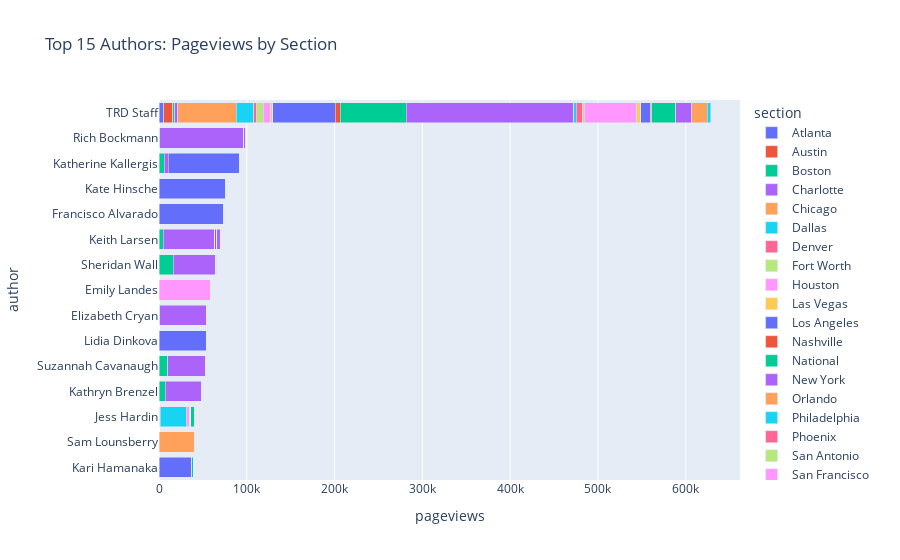

Notebook code cell kept with this figure:
### Code cell
import pandas as pd
import plotly.express as px

# 1) compute total per author
totals = df_filtered.groupby("author")["pageviews"].sum().nlargest(15).index

# 2) filter & pivot
df_top = df_filtered[df_filtered.author.isin(totals)]
pivot = df_top.pivot_table(
    index="author",
    columns="section",
    values="pageviews",
    aggfunc="sum",
    fill_value=0
).reset_index()

# 3) melt back for plotting
melt = pivot.melt(id_vars="author", var_name="section", value_name="pageviews")

fig = px.bar(
    melt,
    x="pageviews",
    y="author",
    color="section",
    orientation="h",
    title="Top 15 Authors: Pageviews by Section",
    hover_data=["pageviews"]
)
fig.update_layout(barmode="stack", yaxis={"categoryorder":"total ascending"})
fig.show()

### Figure 1 — Plotly figure (JSON) as saved in the notebook; plotly's stock layout.template omitted (floating-point values rounded to 4 significant figures)
{"data": [{"hovertemplate": "section=Atlanta<br>pageviews=%{x}<br>author=%{y}<extra></extra>", "legendgroup": "Atlanta", "marker": {"color": "#636efa", "pattern": {"shape": ""}}, "name": "Atlanta", "orientation": "h", "showlegend": true, "textposition": "auto", "type": "bar", "x": [0, 0, 0, 39, 0, 0, 0, 0, 0, 0, 0, 0, 0, 0, 5129], "xaxis": "x", "y": ["Elizabeth Cryan", "Emily Landes", "Francisco Alvarado", "Jess Hardin", "Kari Hamanaka", "Kate Hinsche", "Katherine Kallergis", "Kathryn Brenzel", "Keith Larsen", "Lidia Dinkova", "Rich Bockmann", "Sam Lounsberry", "Sheridan Wall", "Suzannah Cavanaugh", "TRD Staff"], "yaxis": "y"}, {"hovertemplate": "section=Austin<br>pageviews=%{x}<br>author=%{y}<extra></extra>", "legendgroup": "Austin", "marker": {"color": "#EF553B", "pattern": {"shape": ""}}, "name": "Austin", "orientation": "h", "showlegend": true, "textposition": "auto", "type": "bar", "x": [0, 3, 0, 968, 0, 0, 0, 0, 7, 0, 0, 0, 0, 0, 10367], "xaxis": "x", "y": ["Elizabeth Cryan", "Emily Landes", "Francisco Alvarado", "Jess Hardin", "Kari Hamanaka", "Kate Hinsche", "Katherine Kallergis", "Kathryn Brenzel", "Keith Larsen", "Lidia Dinkova", "Rich Bockmann", "Sam Lounsberry", "Sheridan Wall", "Suzannah Cavanaugh", "TRD Staff"], "yaxis": "y"}, {"hovertemplate": "section=Boston<br>pageviews=%{x}<br>author=%{y}<extra></extra>", "legendgroup": "Boston", "marker": {"color": "#00cc96", "pattern": {"shape": ""}}, "name": "Boston", "orientation": "h", "showlegend": true, "textposition": "auto", "type": "bar", "x": [0, 0, 0, 0, 0, 0, 0, 0, 0, 0, 0, 0, 0, 0, 2612], "xaxis": "x", "y": ["Elizabeth Cryan", "Emily Landes", "Francisco Alvarado", "Jess Hardin", "Kari Hamanaka", "Kate Hinsche", "Katherine Kallergis", "Kathryn Brenzel", "Keith Larsen", "Lidia Dinkova", "Rich Bockmann", "Sam Lounsberry", "Sheridan Wall", "Suzannah Cavanaugh", "TRD Staff"], "yaxis": "y"}, {"hovertemplate": "section=Charlotte<br>pageviews=%{x}<br>author=%{y}<extra></extra>", "legendgroup": "Charlotte", "marker": {"color": "#ab63fa", "pattern": {"shape": ""}}, "name": "Charlotte", "orientation": "h", "showlegend": true, "textposition": "auto", "type": "bar", "x": [0, 0, 0, 0, 0, 0, 0, 0, 0, 0, 0, 0, 0, 0, 3233], "xaxis": "x", "y": ["Elizabeth Cryan", "Emily Landes", "Francisco Alvarado", "Jess Hardin", "Kari Hamanaka", "Kate Hinsche", "Katherine Kallergis", "Kathryn Brenzel", "Keith Larsen", "Lidia Dinkova", "Rich Bockmann", "Sam Lounsberry", "Sheridan Wall", "Suzannah Cavanaugh", "TRD Staff"], "yaxis": "y"}, {"hovertemplate": "section=Chicago<br>pageviews=%{x}<br>author=%{y}<extra></extra>", "legendgroup": "Chicago", "marker": {"color": "#FFA15A", "pattern": {"shape": ""}}, "name": "Chicago", "orientation": "h", "showlegend": true, "textposition": "auto", "type": "bar", "x": [0, 0, 0, 297, 0, 0, 0, 0, 17, 0, 0, 39897, 0, 10, 66915], "xaxis": "x", "y": ["Elizabeth Cryan", "Emily Landes", "Francisco Alvarado", "Jess Hardin", "Kari Hamanaka", "Kate Hinsche", "Katherine Kallergis", "Kathryn Brenzel", "Keith Larsen", "Lidia Dinkova", "Rich Bockmann", "Sam Lounsberry", "Sheridan Wall", "Suzannah Cavanaugh", "TRD Staff"], "yaxis": "y"}, {"hovertemplate": "section=Dallas<br>pageviews=%{x}<br>author=%{y}<extra></extra>", "legendgroup": "Dallas", "marker": {"color": "#19d3f3", "pattern": {"shape": ""}}, "name": "Dallas", "orientation": "h", "showlegend": true, "textposition": "auto", "type": "bar", "x": [0, 0, 0, 29590, 0, 0, 0, 0, 0, 0, 0, 0, 0, 0, 19676], "xaxis": "x", "y": ["Elizabeth Cryan", "Emily Landes", "Francisco Alvarado", "Jess Hardin", "Kari Hamanaka", "Kate Hinsche", "Katherine Kallergis", "Kathryn Brenzel", "Keith Larsen", "Lidia Dinkova", "Rich Bockmann", "Sam Lounsberry", "Sheridan Wall", "Suzannah Cavanaugh", "TRD Staff"], "yaxis": "y"}, {"hovertemplate": "section=Denver<br>pageviews=%{x}<br>author=%{y}<extra></extra>", "legendgroup": "Denver", "marker": {"color": "#FF6692", "pattern": {"shape": ""}}, "name": "Denver", "orientation": "h", "showlegend": true, "textposition": "auto", "type": "bar", "x": [0, 0, 0, 0, 0, 0, 0, 0, 0, 0, 0, 0, 0, 0, 3578], "xaxis": "x", "y": ["Elizabeth Cryan", "Emily Landes", "Francisco Alvarado", "Jess Hardin", "Kari Hamanaka", "Kate Hinsche", "Katherine Kallergis", "Kathryn Brenzel", "Keith Larsen", "Lidia Dinkova", "Rich Bockmann", "Sam Lounsberry", "Sheridan Wall", "Suzannah Cavanaugh", "TRD Staff"], "yaxis": "y"}, {"hovertemplate": "section=Fort Worth<br>pageviews=%{x}<br>author=%{y}<extra></extra>", "legendgroup": "Fort Worth", "marker": {"color": "#B6E880", "pattern": {"shape": ""}}, "name": "Fort Worth", "orientation": "h", "showlegend": true, "textposition": "auto", "type": "bar", "x": [0, 0, 0, 257, 0, 0, 0, 0, 0, 0, 0, 0, 0, 0, 7352], "xaxis": "x", "y": ["Elizabeth Cryan", "Emily Landes", "Francisco Alvarado", "Jess Hardin", "Kari Hamanaka", "Kate Hinsche", "Katherine Kallergis", "Kathryn Brenzel", "Keith Larsen", "Lidia Dinkova", "Rich Bockmann", "Sam Lounsberry", "Sheridan Wall", "Suzannah Cavanaugh", "TRD Staff"], "yaxis": "y"}, {"hovertemplate": "section=Houston<br>pageviews=%{x}<br>author=%{y}<extra></extra>", "legendgroup": "Houston", "marker": {"color": "#FF97FF", "pattern": {"shape": ""}}, "name": "Houston", "orientation": "h", "showlegend": true, "textposition": "auto", "type": "bar", "x": [0, 0, 0, 3646, 0, 0, 0, 0, 0, 0, 0, 0, 0, 65, 8683], "xaxis": "x", "y": ["Elizabeth Cryan", "Emily Landes", "Francisco Alvarado", "Jess Hardin", "Kari Hamanaka", "Kate Hinsche", "Katherine Kallergis", "Kathryn Brenzel", "Keith Larsen", "Lidia Dinkova", "Rich Bockmann", "Sam Lounsberry", "Sheridan Wall", "Suzannah Cavanaugh", "TRD Staff"], "yaxis": "y"}, {"hovertemplate": "section=Las Vegas<br>pageviews=%{x}<br>author=%{y}<extra></extra>", "legendgroup": "Las Vegas", "marker": {"color": "#FECB52", "pattern": {"shape": ""}}, "name": "Las Vegas", "orientation": "h", "showlegend": true, "textposition": "auto", "type": "bar", "x": [0, 0, 0, 0, 0, 0, 0, 0, 0, 0, 0, 0, 0, 0, 2080], "xaxis": "x", "y": ["Elizabeth Cryan", "Emily Landes", "Francisco Alvarado", "Jess Hardin", "Kari Hamanaka", "Kate Hinsche", "Katherine Kallergis", "Kathryn Brenzel", "Keith Larsen", "Lidia Dinkova", "Rich Bockmann", "Sam Lounsberry", "Sheridan Wall", "Suzannah Cavanaugh", "TRD Staff"], "yaxis": "y"}, {"hovertemplate": "section=Los Angeles<br>pageviews=%{x}<br>author=%{y}<extra></extra>", "legendgroup": "Los Angeles", "marker": {"color": "#636efa", "pattern": {"shape": ""}}, "name": "Los Angeles", "orientation": "h", "showlegend": true, "textposition": "auto", "type": "bar", "x": [0, 10, 73, 0, 37221, 0, 0, 0, 250, 0, 63, 54, 0, 316, 71137], "xaxis": "x", "y": ["Elizabeth Cryan", "Emily Landes", "Francisco Alvarado", "Jess Hardin", "Kari Hamanaka", "Kate Hinsche", "Katherine Kallergis", "Kathryn Brenzel", "Keith Larsen", "Lidia Dinkova", "Rich Bockmann", "Sam Lounsberry", "Sheridan Wall", "Suzannah Cavanaugh", "TRD Staff"], "yaxis": "y"}, {"hovertemplate": "section=Nashville<br>pageviews=%{x}<br>author=%{y}<extra></extra>", "legendgroup": "Nashville", "marker": {"color": "#EF553B", "pattern": {"shape": ""}}, "name": "Nashville", "orientation": "h", "showlegend": true, "textposition": "auto", "type": "bar", "x": [0, 0, 0, 0, 0, 0, 0, 0, 0, 0, 0, 0, 0, 0, 5694], "xaxis": "x", "y": ["Elizabeth Cryan", "Emily Landes", "Francisco Alvarado", "Jess Hardin", "Kari Hamanaka", "Kate Hinsche", "Katherine Kallergis", "Kathryn Brenzel", "Keith Larsen", "Lidia Dinkova", "Rich Bockmann", "Sam Lounsberry", "Sheridan Wall", "Suzannah Cavanaugh", "TRD Staff"], "yaxis": "y"}, {"hovertemplate": "section=National<br>pageviews=%{x}<br>author=%{y}<extra></extra>", "legendgroup": "National", "marker": {"color": "#00cc96", "pattern": {"shape": ""}}, "name": "National", "orientation": "h", "showlegend": true, "textposition": "auto", "type": "bar", "x": [824, 62, 82, 177, 1771, 251, 5971, 6859, 4642, 34, 950, 42, 16398, 9572, 74888], "xaxis": "x", "y": ["Elizabeth Cryan", "Emily Landes", "Francisco Alvarado", "Jess Hardin", "Kari Hamanaka", "Kate Hinsche", "Katherine Kallergis", "Kathryn Brenzel", "Keith Larsen", "Lidia Dinkova", "Rich Bockmann", "Sam Lounsberry", "Sheridan Wall", "Suzannah Cavanaugh", "TRD Staff"], "yaxis": "y"}, {"hovertemplate": "section=New York<br>pageviews=%{x}<br>author=%{y}<extra></extra>", "legendgroup": "New York", "marker": {"color": "#ab63fa", "pattern": {"shape": ""}}, "name": "New York", "orientation": "h", "showlegend": true, "textposition": "auto", "type": "bar", "x": [53764, 0, 0, 0, 0, 0, 4821, 41204, 58415, 200, 95351, 0, 48353, 42709, 190672], "xaxis": "x", "y": ["Elizabeth Cryan", "Emily Landes", "Francisco Alvarado", "Jess Hardin", "Kari Hamanaka", "Kate Hinsche", "Katherine Kallergis", "Kathryn Brenzel", "Keith Larsen", "Lidia Dinkova", "Rich Bockmann", "Sam Lounsberry", "Sheridan Wall", "Suzannah Cavanaugh", "TRD Staff"], "yaxis": "y"}, {"hovertemplate": "section=Orlando<br>pageviews=%{x}<br>author=%{y}<extra></extra>", "legendgroup": "Orlando", "marker": {"color": "#FFA15A", "pattern": {"shape": ""}}, "name": "Orlando", "orientation": "h", "showlegend": true, "textposition": "auto", "type": "bar", "x": [0, 0, 0, 0, 0, 0, 0, 0, 0, 0, 0, 0, 0, 0, 321], "xaxis": "x", "y": ["Elizabeth Cryan", "Emily Landes", "Francisco Alvarado", "Jess Hardin", "Kari Hamanaka", "Kate Hinsche", "Katherine Kallergis", "Kathryn Brenzel", "Keith Larsen", "Lidia Dinkova", "Rich Bockmann", "Sam Lounsberry", "Sheridan Wall", "Suzannah Cavanaugh", "TRD Staff"], "yaxis": "y"}, {"hovertemplate": "section=Philadelphia<br>pageviews=%{x}<br>author=%{y}<extra></extra>", "legendgroup": "Philadelphia", "marker": {"color": "#19d3f3", "pattern": {"shape": ""}}, "name": "Philadelphia", "orientation": "h", "showlegend": true, "textposition": "auto", "type": "bar", "x": [0, 0, 0, 0, 0, 0, 0, 0, 0, 0, 0, 0, 0, 0, 3191], "xaxis": "x", "y": ["Elizabeth Cryan", "Emily Landes", "Francisco Alvarado", "Jess Hardin", "Kari Hamanaka", "Kate Hinsche", "Katherine Kallergis", "Kathryn Brenzel", "Keith Larsen", "Lidia Dinkova", "Rich Bockmann", "Sam Lounsberry", "Sheridan Wall", "Suzannah Cavanaugh", "TRD Staff"], "yaxis": "y"}, {"hovertemplate": "section=Phoenix<br>pageviews=%{x}<br>author=%{y}<extra></extra>", "legendgroup": "Phoenix", "marker": {"color": "#FF6692", "pattern": {"shape": ""}}, "name": "Phoenix", "orientation": "h", "showlegend": true, "textposition": "auto", "type": "bar", "x": [0, 0, 0, 0, 0, 0, 0, 0, 0, 0, 0, 0, 0, 0, 6956], "xaxis": "x", "y": ["Elizabeth Cryan", "Emily Landes", "Francisco Alvarado", "Jess Hardin", "Kari Hamanaka", "Kate Hinsche", "Katherine Kallergis", "Kathryn Brenzel", "Keith Larsen", "Lidia Dinkova", "Rich Bockmann", "Sam Lounsberry", "Sheridan Wall", "Suzannah Cavanaugh", "TRD Staff"], "yaxis": "y"}, {"hovertemplate": "section=San Antonio<br>pageviews=%{x}<br>author=%{y}<extra></extra>", "legendgroup": "San Antonio", "marker": {"color": "#B6E880", "pattern": {"shape": ""}}, "name": "San Antonio", "orientation": "h", "showlegend": true, "textposition": "auto", "type": "bar", "x": [0, 0, 0, 996, 0, 0, 0, 0, 0, 0, 0, 0, 0, 0, 2002], "xaxis": "x", "y": ["Elizabeth Cryan", "Emily Landes", "Francisco Alvarado", "Jess Hardin", "Kari Hamanaka", "Kate Hinsche", "Katherine Kallergis", "Kathryn Brenzel", "Keith Larsen", "Lidia Dinkova", "Rich Bockmann", "Sam Lounsberry", "Sheridan Wall", "Suzannah Cavanaugh", "TRD Staff"], "yaxis": "y"}, {"hovertemplate": "section=San Francisco<br>pageviews=%{x}<br>author=%{y}<extra></extra>", "legendgroup": "San Francisco", "marker": {"color": "#FF97FF", "pattern": {"shape": ""}}, "name": "San Francisco", "orientation": "h", "showlegend": true, "textposition": "auto", "type": "bar", "x": [0, 58481, 0, 0, 52, 0, 0, 0, 0, 0, 0, 0, 0, 0, 59878], "xaxis": "x", "y": ["Elizabeth Cryan", "Emily Landes", "Francisco Alvarado", "Jess Hardin", "Kari Hamanaka", "Kate Hinsche", "Katherine Kallergis", "Kathryn Brenzel", "Keith Larsen", "Lidia Dinkova", "Rich Bockmann", "Sam Lounsberry", "Sheridan Wall", "Suzannah Cavanaugh", "TRD Staff"], "yaxis": "y"}, {"hovertemplate": "section=Seattle<br>pageviews=%{x}<br>author=%{y}<extra></extra>", "legendgroup": "Seattle", "marker": {"color": "#FECB52", "pattern": {"shape": ""}}, "name": "Seattle", "orientation": "h", "showlegend": true, "textposition": "auto", "type": "bar", "x": [0, 0, 0, 0, 0, 0, 0, 0, 0, 0, 0, 0, 0, 0, 4163], "xaxis": "x", "y": ["Elizabeth Cryan", "Emily Landes", "Francisco Alvarado", "Jess Hardin", "Kari Hamanaka", "Kate Hinsche", "Katherine Kallergis", "Kathryn Brenzel", "Keith Larsen", "Lidia Dinkova", "Rich Bockmann", "Sam Lounsberry", "Sheridan Wall", "Suzannah Cavanaugh", "TRD Staff"], "yaxis": "y"}, {"hovertemplate": "section=South Florida<br>pageviews=%{x}<br>author=%{y}<extra></extra>", "legendgroup": "South Florida", "marker": {"color": "#636efa", "pattern": {"shape": ""}}, "name": "South Florida", "orientation": "h", "showlegend": true, "textposition": "auto", "type": "bar", "x": [0, 0, 73557, 104, 0, 75715, 81112, 0, 2251, 54317, 0, 0, 89, 24, 11379], "xaxis": "x", "y": ["Elizabeth Cryan", "Emily Landes", "Francisco Alvarado", "Jess Hardin", "Kari Hamanaka", "Kate Hinsche", "Katherine Kallergis", "Kathryn Brenzel", "Keith Larsen", "Lidia Dinkova", "Rich Bockmann", "Sam Lounsberry", "Sheridan Wall", "Suzannah Cavanaugh", "TRD Staff"], "yaxis": "y"}, {"hovertemplate": "section=Tampa<br>pageviews=%{x}<br>author=%{y}<extra></extra>", "legendgroup": "Tampa", "marker": {"color": "#EF553B", "pattern": {"shape": ""}}, "name": "Tampa", "orientation": "h", "showlegend": true, "textposition": "auto", "type": "bar", "x": [0, 0, 0, 0, 0, 0, 0, 0, 0, 0, 0, 0, 0, 0, 1552], "xaxis": "x", "y": ["Elizabeth Cryan", "Emily Landes", "Francisco Alvarado", "Jess Hardin", "Kari Hamanaka", "Kate Hinsche", "Katherine Kallergis", "Kathryn Brenzel", "Keith Larsen", "Lidia Dinkova", "Rich Bockmann", "Sam Lounsberry", "Sheridan Wall", "Suzannah Cavanaugh", "TRD Staff"], "yaxis": "y"}, {"hovertemplate": "section=Texas<br>pageviews=%{x}<br>author=%{y}<extra></extra>", "legendgroup": "Texas", "marker": {"color": "#00cc96", "pattern": {"shape": ""}}, "name": "Texas", "orientation": "h", "showlegend": true, "textposition": "auto", "type": "bar", "x": [0, 0, 0, 4029, 10, 0, 0, 0, 3, 0, 0, 0, 0, 85, 26900], "xaxis": "x", "y": ["Elizabeth Cryan", "Emily Landes", "Francisco Alvarado", "Jess Hardin", "Kari Hamanaka", "Kate Hinsche", "Katherine Kallergis", "Kathryn Brenzel", "Keith Larsen", "Lidia Dinkova", "Rich Bockmann", "Sam Lounsberry", "Sheridan Wall", "Suzannah Cavanaugh", "TRD Staff"], "yaxis": "y"}, {"hovertemplate": "section=Tri-State<br>pageviews=%{x}<br>author=%{y}<extra></extra>", "legendgroup": "Tri-State", "marker": {"color": "#ab63fa", "pattern": {"shape": ""}}, "name": "Tri-State", "orientation": "h", "showlegend": true, "textposition": "auto", "type": "bar", "x": [522, 0, 0, 233, 0, 9, 0, 63, 4166, 0, 2343, 0, 662, 201, 18661], "xaxis": "x", "y": ["Elizabeth Cryan", "Emily Landes", "Francisco Alvarado", "Jess Hardin", "Kari Hamanaka", "Kate Hinsche", "Katherine Kallergis", "Kathryn Brenzel", "Keith Larsen", "Lidia Dinkova", "Rich Bockmann", "Sam Lounsberry", "Sheridan Wall", "Suzannah Cavanaugh", "TRD Staff"], "yaxis": "y"}, {"hovertemplate": "section=Uncategorized<br>pageviews=%{x}<br>author=%{y}<extra></extra>", "legendgroup": "Uncategorized", "marker": {"color": "#FFA15A", "pattern": {"shape": ""}}, "name": "Uncategorized", "orientation": "h", "showlegend": true, "textposition": "auto", "type": "bar", "x": [0, 0, 0, 0, 0, 0, 0, 0, 0, 0, 0, 0, 0, 0, 17402], "xaxis": "x", "y": ["Elizabeth Cryan", "Emily Landes", "Francisco Alvarado", "Jess Hardin", "Kari Hamanaka", "Kate Hinsche", "Katherine Kallergis", "Kathryn Brenzel", "Keith Larsen", "Lidia Dinkova", "Rich Bockmann", "Sam Lounsberry", "Sheridan Wall", "Suzannah Cavanaugh", "TRD Staff"], "yaxis": "y"}, {"hovertemplate": "section=Washington D.C.<br>pageviews=%{x}<br>author=%{y}<extra></extra>", "legendgroup": "Washington D.C.", "marker": {"color": "#19d3f3", "pattern": {"shape": ""}}, "name": "Washington D.C.", "orientation": "h", "showlegend": true, "textposition": "auto", "type": "bar", "x": [0, 0, 0, 0, 0, 0, 0, 0, 123, 0, 0, 0, 583, 0, 4270], "xaxis": "x", "y": ["Elizabeth Cryan", "Emily Landes", "Francisco Alvarado", "Jess Hardin", "Kari Hamanaka", "Kate Hinsche", "Katherine Kallergis", "Kathryn Brenzel", "Keith Larsen", "Lidia Dinkova", "Rich Bockmann", "Sam Lounsberry", "Sheridan Wall", "Suzannah Cavanaugh", "TRD Staff"], "yaxis": "y"}], "layout": {"barmode": "stack", "legend": {"title": {"text": "section"}, "tracegroupgap": 0}, "title": {"text": "Top 15 Authors: Pageviews by Section"}, "xaxis": {"anchor": "y", "domain": [0, 1], "title": {"text": "pageviews"}}, "yaxis": {"anchor": "x", "categoryorder": "total ascending", "domain": [0, 1], "title": {"text": "author"}}}}
